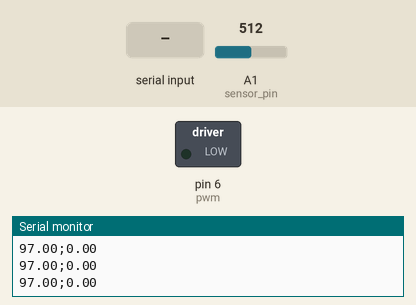
Recording of a sketch running on a simulated Arduino Uno, built with avr-gcc and run on an emulated ATmega328P. On the bench: switched loads named in the sketch (green lamp = pin HIGH), the last lines printed to the serial monitor. The test bench sets the inputs (shaded band); at power-on: A1 (sensor_pin) = 512.

Above: at 1.2 s.
1.3 s: "Q90\n" received over Serial
At 2.7 s:
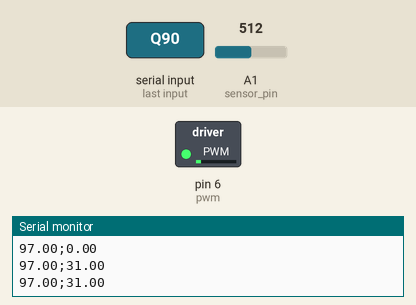
3.5 s: A1 (sensor_pin) set to 50
At 3.9 s:
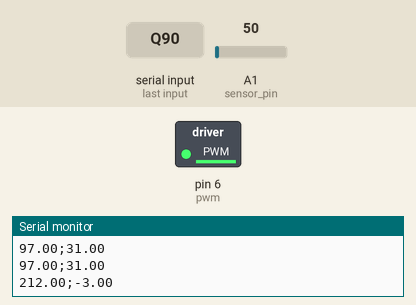
5.0 s: A1 (sensor_pin) set to 80
At 6.2 s:
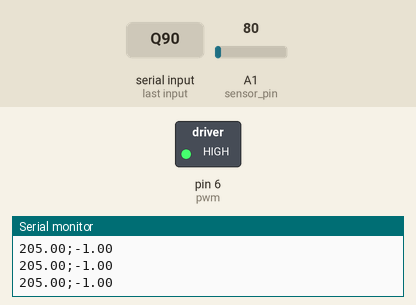
6.5 s: A1 (sensor_pin) set to 89
At 7.5 s:
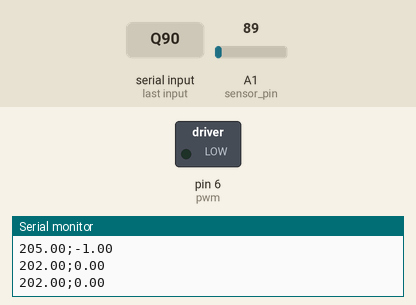
8.0 s: A1 (sensor_pin) set to 1023
At 8.7 s:
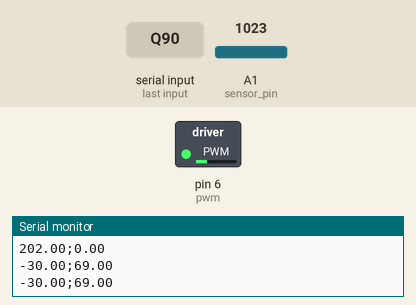
9.5 s: A1 (sensor_pin) set to 511
At 9.9 s:
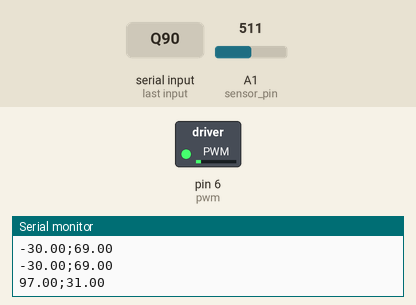
Timing chart, 0 to 12.0 s (numbered marks = the images above; inputs shaded):
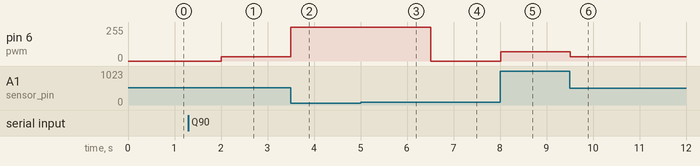

The sketch:

arduinoCode.ino
```cpp
//MOTION SENSOR READING

int pwm = 6;
int sensor_pin = A1;
double output_value;
double pwmValue = 0;
char mode =  'T';
double percentage;

int maxSensorVal = 900;
int minSensorVal = 500;
int maxSpeedMotor = 60;
int minSpeedMotor = 30;

void setup() {
  // put your setup code here, to run once:
  Serial.begin(9600);
}

void loop() {
  static char mode;
  // put your main code here, to run repeatedly:
  output_value = analogRead(sensor_pin);
  output_value = map(output_value, maxSensorVal, minSensorVal, 0, 100);
  if (mode == 'Q') {
    pwmValue = map(output_value, 0, 100, maxSpeedMotor, minSpeedMotor);
    analogWrite(pwm, pwmValue);
  }
  else if (mode == 'W') {
    pwmValue = minSpeedMotor + ((maxSpeedMotor - minSpeedMotor) * percentage / 100);
    analogWrite(pwm, pwmValue);
  } else {
    analogWrite(pwm, 0);
  }
  if (Serial.available()) {
    char c = Serial.read();
    if (c == 'W') {
      mode = c;
      percentage = Serial.parseFloat();
    } else
    if (c == 'Q') {
      mode = c;
    }
    if (c == 'T') {
      mode = c;
    }
  }
  if (mode == 'Q') {
  Serial.println(String(output_value) + ";" + String(pwmValue));
  } else {
  Serial.println(String(output_value) + ";" + String(percentage));
  }
  delay(500);
}
```

Measured:
- the behaviour switches between 84 and 85 on A1 (sensor_pin) (found by bisection; images 3 and 4)
- after the input at 1.3 s, pin 6 (pwm): 0/255 → 31/255 after 0.70 s
- after the input at 3.5 s, pin 6 (pwm): 31/255 → 253/255 at once
- after the input at 5.0 s, pin 6 (pwm): 253/255 → 255/255 at once
- after the input at 6.5 s, pin 6 (pwm): 255/255 → 0/255 at once
- after the input at 8.0 s, pin 6 (pwm): 0/255 → 69/255 at once
- after the input at 9.5 s, pin 6 (pwm): 69/255 → 31/255 at once
